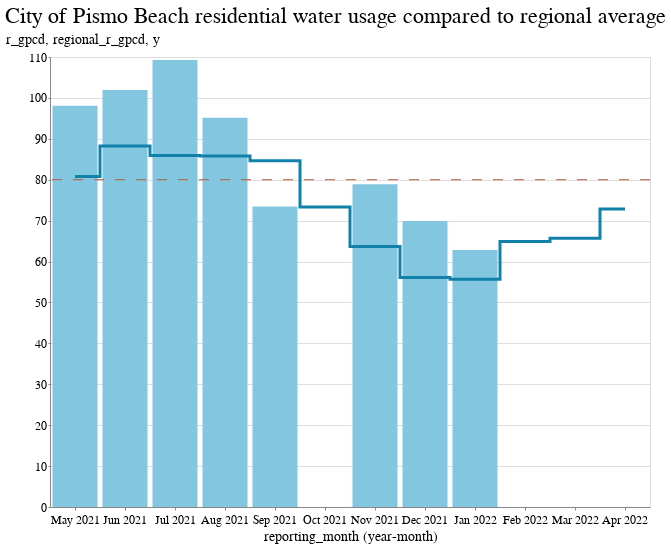

Write notebook code for a chart like this one.
### Code cell
agency_name = "City of Pismo Beach"

base = alt.Chart(
    rename_df[
        (rename_df.display_name == agency_name)
    ].tail(12)
).encode(
    x=alt.X("yearmonth(reporting_month):O"),
    tooltip=["reporting_month"]
)

bar = base.mark_bar(color="#83c6e0").encode(
    y=alt.Y("r_gpcd", stack=None)
)

avg_line = base.mark_line(interpolate='step', color='#1281aa').encode(
    y=alt.Y("regional_r_gpcd")
)

goal_line = alt.Chart(pd.DataFrame({'y': [80]})).mark_rule(color="#b75a36",strokeDash=[10,11]).encode(y='y')

(bar + avg_line + goal_line).properties(title=f"{agency_name} residential water usage compared to regional average", width=600)

### Figure 1 — Vega-Lite specification as saved in the notebook (floating-point values rounded to 4 significant figures)
{"config": {"view": {"width": 800, "height": 450}, "background": "#ffffff", "title": {"anchor": "start", "font": "BentonGothic-Bold, sans", "fontColor": "#000000", "fontSize": 22, "fontWeight": "normal"}, "arc": {"fill": "#82c6df"}, "area": {"fill": "#82c6df"}, "line": {"stroke": "#82c6df", "strokeWidth": 3}, "path": {"stroke": "#82c6df"}, "rect": {"fill": "#82c6df"}, "shape": {"stroke": "#82c6df"}, "bar": {"fill": "#82c6df"}, "point": {"stroke": "#82c6df"}, "symbol": {"fill": "#82c6df", "size": 30}, "axis": {"titleFont": "BentonGothic-Bold, sans", "titleFontSize": 14, "titleFontWeight": "normal", "labelFont": "BentonGothic, sans", "labelFontSize": 12, "labelFontWeight": "normal"}, "axisX": {"labelAngle": 0, "labelPadding": 4, "tickSize": 3}, "axisY": {"labelBaseline": "middle", "maxExtent": 45, "minExtent": 45, "tickSize": 2, "titleAlign": "left", "titleAngle": 0, "titleX": -45, "titleY": -11}, "legend": {"titleFont": "BentonGothic-Bold, sans", "titleFontSize": 14, "titleFontWeight": "normal", "symbolType": "square", "labelFont": "BentonGothic, sans", "labelFontSize": 13}, "range": {"category": ["#3580b1", "#ec8431", "#ab7fb4", "#c89d29", "#adc839", "#829eb1"], "diverging": ["#e68a4f", "#f4bb6a", "#f9e39c", "#dadfe2", "#a6b7c6", "#849eae"], "heatmap": ["#fbf2c7", "#f9e39c", "#f8d36e", "#f4bb6a", "#e68a4f", "#d15a40", "#ab4232"], "ordinal": ["#fbf2c7", "#f9e39c", "#f8d36e", "#f4bb6a", "#e68a4f", "#d15a40", "#ab4232"], "ramp": ["#fbf2c7", "#f9e39c", "#f8d36e", "#f4bb6a", "#e68a4f", "#d15a40", "#ab4232"]}}, "layer": [{"mark": {"type": "bar", "color": "#83c6e0"}, "encoding": {"tooltip": [{"field": "reporting_month", "type": "temporal"}], "x": {"field": "reporting_month", "timeUnit": "yearmonth", "type": "ordinal"}, "y": {"field": "r_gpcd", "stack": null, "type": "quantitative"}}}, {"mark": {"type": "line", "color": "#1281aa", "interpolate": "step"}, "encoding": {"tooltip": [{"field": "reporting_month", "type": "temporal"}], "x": {"field": "reporting_month", "timeUnit": "yearmonth", "type": "ordinal"}, "y": {"field": "regional_r_gpcd", "type": "quantitative"}}}, {"data": {"name": "data-fbbb9ee2363bf5756f5e77cb136e052e"}, "mark": {"type": "rule", "color": "#b75a36", "strokeDash": [10, 11]}, "encoding": {"y": {"field": "y", "type": "quantitative"}}}], "data": {"name": "data-dcf51d039bd01becca08af4440df8806"}, "title": "City of Pismo Beach residential water usage compared to regional average", "width": 600, "$schema": "https://vega.github.io/schema/vega-lite/v4.17.0.json", "datasets": {"data-dcf51d039bd01becca08af4440df8806": [{"supplier_name": "Pismo Beach City of", "reporting_month": "2021-05-15T00:00:00", "display_name": "City of Pismo Beach", "public_water_system_id": "CA4010008", "county": "San Luis Obispo", "hydrologic_region": "Central Coast", "total_population_served": 8233.0, "county_under_drought_declaration": null, "water_shortage_contingency_stage_invoked": "2nd", "water_shortage_level_indicator": "No", "dwr_state_standard_level_corresponding_to_stage": null, "calculated_total_potable_water_production_gallons_ag_excluded": 54570000.0, "r_gpcd": 98.08, "regional_r_gpcd": 80.78}, {"supplier_name": "Pismo Beach City of", "reporting_month": "2021-06-15T00:00:00", "display_name": "City of Pismo Beach", "public_water_system_id": "CA4010008", "county": "San Luis Obispo", "hydrologic_region": "Central Coast", "total_population_served": 8233.0, "county_under_drought_declaration": null, "water_shortage_contingency_stage_invoked": "2nd of 4", "water_shortage_level_indicator": "No", "dwr_state_standard_level_corresponding_to_stage": null, "calculated_total_potable_water_production_gallons_ag_excluded": 54830000.0, "r_gpcd": 102.0, "regional_r_gpcd": 88.27}, {"supplier_name": "Pismo Beach City of", "reporting_month": "2021-07-15T00:00:00", "display_name": "City of Pismo Beach", "public_water_system_id": "CA4010008", "county": "San Luis Obispo", "hydrologic_region": "Central Coast", "total_population_served": 8233.0, "county_under_drought_declaration": "Yes", "water_shortage_contingency_stage_invoked": "2nd of 4", "water_shortage_level_indicator": "No", "dwr_state_standard_level_corresponding_to_stage": null, "calculated_total_potable_water_production_gallons_ag_excluded": 60620000.0, "r_gpcd": 109.2, "regional_r_gpcd": 85.91}, {"supplier_name": "Pismo Beach City of", "reporting_month": "2021-08-15T00:00:00", "display_name": "City of Pismo Beach", "public_water_system_id": "CA4010008", "county": "San Luis Obispo", "hydrologic_region": "Central Coast", "total_population_served": 8233.0, "county_under_drought_declaration": "No", "water_shortage_contingency_stage_invoked": "1st of 4", "water_shortage_level_indicator": "No", "dwr_state_standard_level_corresponding_to_stage": null, "calculated_total_potable_water_production_gallons_ag_excluded": 52640000.0, "r_gpcd": 95.14, "regional_r_gpcd": 85.82}, {"supplier_name": "Pismo Beach City of", "reporting_month": "2021-09-15T00:00:00", "display_name": "City of Pismo Beach", "public_water_system_id": "CA4010008", "county": "San Luis Obispo", "hydrologic_region": "Central Coast", "total_population_served": 8233.0, "county_under_drought_declaration": "Yes", "water_shortage_contingency_stage_invoked": "2nd of 4", "water_shortage_level_indicator": "No", "dwr_state_standard_level_corresponding_to_stage": null, "calculated_total_potable_water_production_gallons_ag_excluded": 39300000.0, "r_gpcd": 73.43, "regional_r_gpcd": 84.65}, {"supplier_name": "Pismo Beach City of", "reporting_month": "2021-10-15T00:00:00", "display_name": "City of Pismo Beach", "public_water_system_id": "CA4010008", "county": "San Luis Obispo", "hydrologic_region": "Central Coast", "total_population_served": 8233.0, "county_under_drought_declaration": "Yes", "water_shortage_contingency_stage_invoked": "2nd of 4", "water_shortage_level_indicator": "No", "dwr_state_standard_level_corresponding_to_stage": null, "calculated_total_potable_water_production_gallons_ag_excluded": 0.0, "r_gpcd": 0.0, "regional_r_gpcd": 73.33}, {"supplier_name": "Pismo Beach City of", "reporting_month": "2021-11-15T00:00:00", "display_name": "City of Pismo Beach", "public_water_system_id": "CA4010008", "county": "San Luis Obispo", "hydrologic_region": "Central Coast", "total_population_served": 8233.0, "county_under_drought_declaration": "No", "water_shortage_contingency_stage_invoked": "1st of 4", "water_shortage_level_indicator": "No", "dwr_state_standard_level_corresponding_to_stage": null, "calculated_total_potable_water_production_gallons_ag_excluded": 42370000.0, "r_gpcd": 78.89, "regional_r_gpcd": 63.67}, {"supplier_name": "Pismo Beach City of", "reporting_month": "2021-12-15T00:00:00", "display_name": "City of Pismo Beach", "public_water_system_id": "CA4010008", "county": "San Luis Obispo", "hydrologic_region": "Central Coast", "total_population_served": 8233.0, "county_under_drought_declaration": "Yes", "water_shortage_contingency_stage_invoked": "2nd of 4", "water_shortage_level_indicator": "No", "dwr_state_standard_level_corresponding_to_stage": null, "calculated_total_potable_water_production_gallons_ag_excluded": 38810000.0, "r_gpcd": 69.89, "regional_r_gpcd": 56.1}, {"supplier_name": "Pismo Beach City of", "reporting_month": "2022-01-15T00:00:00", "display_name": "City of Pismo Beach", "public_water_system_id": "CA4010008", "county": "San Luis Obispo", "hydrologic_region": "Central Coast", "total_population_served": 8233.0, "county_under_drought_declaration": "Yes", "water_shortage_contingency_stage_invoked": "3rd of 4", "water_shortage_level_indicator": "Yes", "dwr_state_standard_level_corresponding_to_stage": null, "calculated_total_potable_water_production_gallons_ag_excluded": 34970000.0, "r_gpcd": 62.84, "regional_r_gpcd": 55.68}, {"supplier_name": "Pismo Beach City of", "reporting_month": "2022-02-15T00:00:00", "display_name": "City of Pismo Beach", "public_water_system_id": "CA4010008", "county": "San Luis Obispo", "hydrologic_region": "Central Coast", "total_population_served": 8233.0, "county_under_drought_declaration": "Yes", "water_shortage_contingency_stage_invoked": "3rd of 4", "water_shortage_level_indicator": "Yes", "dwr_state_standard_level_corresponding_to_stage": null, "calculated_total_potable_water_production_gallons_ag_excluded": 0.0, "r_gpcd": 0.0, "regional_r_gpcd": 64.88}, {"supplier_name": "Pismo Beach City of", "reporting_month": "2022-03-15T00:00:00", "display_name": "City of Pismo Beach", "public_water_system_id": "CA4010008", "county": "San Luis Obispo", "hydrologic_region": "Central Coast", "total_population_served": 8233.0, "county_under_drought_declaration": "Yes", "water_shortage_contingency_stage_invoked": "3rd of 4", "water_shortage_level_indicator": "Yes", "dwr_state_standard_level_corresponding_to_stage": null, "calculated_total_potable_water_production_gallons_ag_excluded": 0.0, "r_gpcd": 0.0, "regional_r_gpcd": 65.7}, {"supplier_name": "Pismo Beach City of", "reporting_month": "2022-04-15T00:00:00", "display_name": "City of Pismo Beach", "public_water_system_id": "CA4010008", "county": "San Luis Obispo", "hydrologic_region": "Central Coast", "total_population_served": 8233.0, "county_under_drought_declaration": "Yes", "water_shortage_contingency_stage_invoked": "3rd of 4", "water_shortage_level_indicator": "Yes", "dwr_state_standard_level_corresponding_to_stage": null, "calculated_total_potable_water_production_gallons_ag_excluded": 0.0, "r_gpcd": 0.0, "regional_r_gpcd": 72.87}], "data-fbbb9ee2363bf5756f5e77cb136e052e": [{"y": 80}]}}
